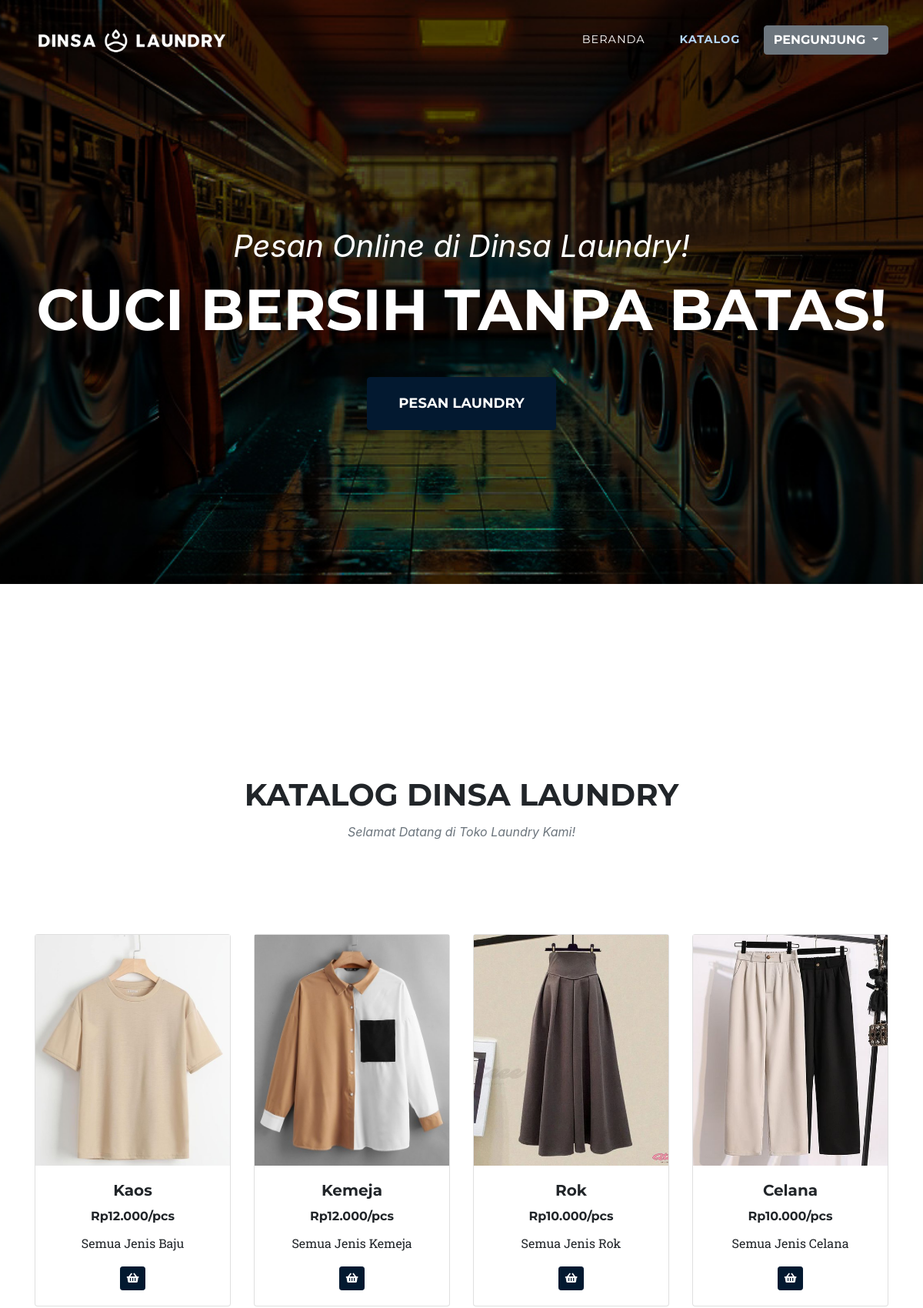
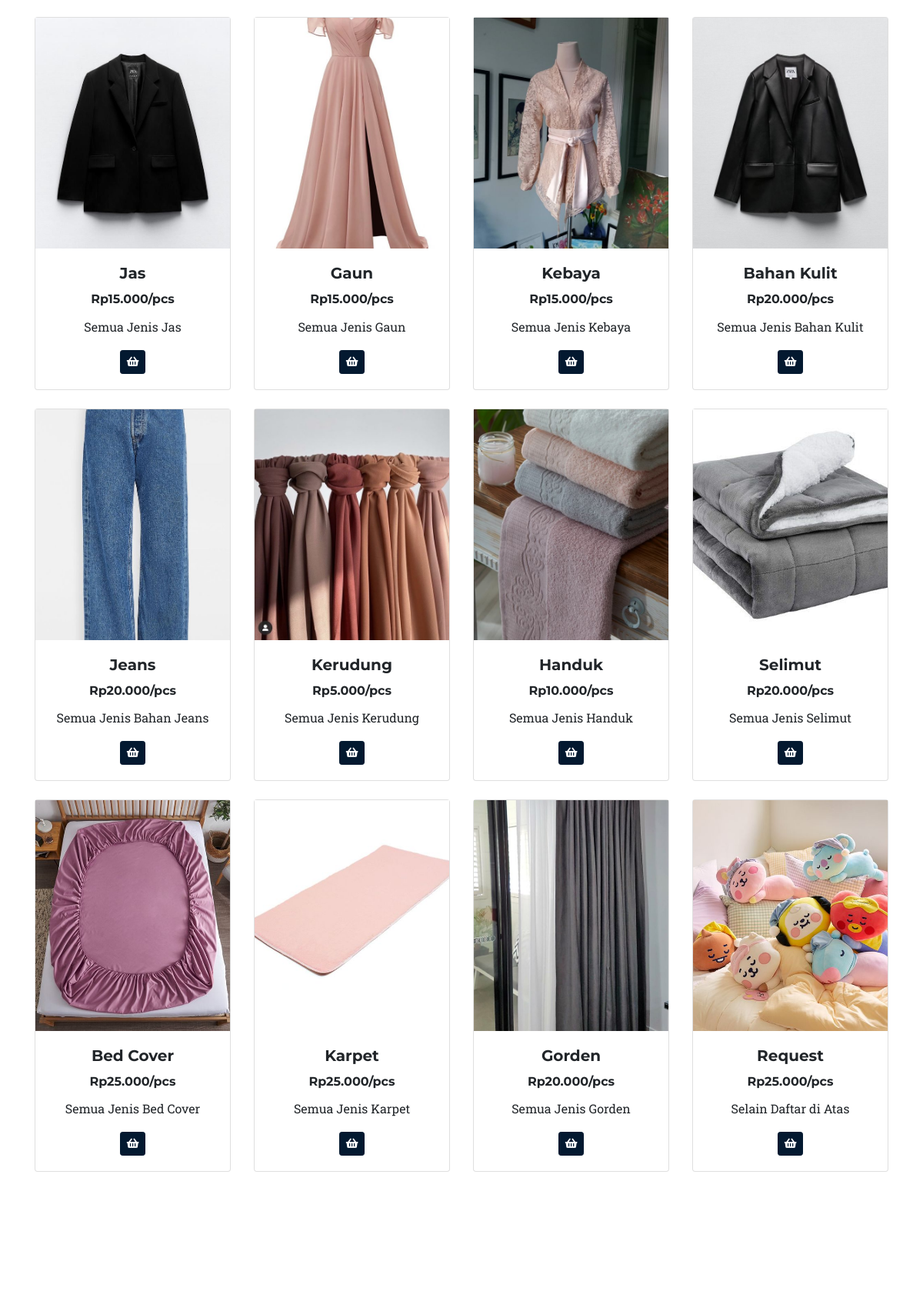
Page /index.php/katalog (upper part) on the committed database (2 pictures, top to bottom).
### tables this page shows
CREATE TABLE `profil_laundry` (
  `id` int(12) NOT NULL,
  `id_admin` int(11) NOT NULL,
  `nama_laundry` varchar(128) NOT NULL,
  `deskripsi` text NOT NULL,
  `alamat` varchar(128) NOT NULL,
  `nomor_telepon` varchar(17) NOT NULL,
  `email` varchar(100) NOT NULL,
  `link_maps` text NOT NULL,
  `gambar` varchar(128) NOT NULL
);

CREATE TABLE `katalog` (
  `kode_katalog` varchar(12) NOT NULL,
  `id_admin` int(11) NOT NULL,
  `detail_katalog` text NOT NULL,
  `jenis_katalog` varchar(50) NOT NULL,
  `gambar` varchar(128) NOT NULL,
  `harga_satuan` int(100) NOT NULL
);

### application/controllers/Katalog.php (called while the page is built, shortened)
<?php
class Katalog extends CI_Controller
{
    public function __construct()
    {
        $this->load->model("M_Katalog");
        $this->load->model("M_Keranjang");
        $this->load->model("M_Home");
        $this->load->model("M_Pelanggan");
    }
    public function getProfilLaundry()
    {
        $getProfil = $this->db->query("SELECT * FROM profil_laundry");
        foreach ($getProfil->result_array() as $profil) {
            $arr['nama_laundry'] = $profil['nama_laundry'];
            $arr['deskripsi'] = $profil['deskripsi'];
            $arr['alamat'] = $profil['alamat'];
            $arr['email'] = $profil['email'];
            $arr['nomor_telepon'] = $profil['nomor_telepon'];
            $arr['link_maps'] = $profil['link_maps'];
        }
        return $arr;
    }
    public function index()
    {
        $data['judul'] = 'Katalog | Dinsa Laundry';
        $data['pelanggan'] = $this->M_Pelanggan->cekData(['email' => $this->session->userdata('email')])->row_array();
        $profil = $this->getProfilLaundry();
        $data['baju'] = $this->M_Katalog->getBaju();
        $data['nama_laundry'] = $profil['nama_laundry'];
        $data['deskripsi'] = $profil['deskripsi'];
        $data['alamat'] = $profil['alamat'];
        $data['email'] = $profil['email'];
        $data['nomor_telepon'] = $profil['nomor_telepon'];
        $data['link_maps'] = $profil['link_maps'];
        if ($this->session->userdata('email')) {
            $pelanggan = $this->M_Pelanggan->cekData(['email' => $this->session->userdata('email')])->row_array();
            $data['pelanggan'] = $pelanggan['nama'];
            $this->load->view('frontend/header', $data);
            $this->load->view('frontend/modal');
            $this->load->view('frontend/katalog/katalog', $data);
            $this->load->view('frontend/footer', $data);
        } else {
            $data['judul'] = 'Katalog | Dinsa Laundry';
            $profil = $this->getProfilLaundry();
            $data['nama_laundry'] = $profil['nama_laundry'];
            $data['deskripsi'] = $profil['deskripsi'];
            $data['alamat'] = $profil['alamat'];
            $data['email'] = $profil['email'];
            $data['nomor_telepon'] = $profil['nomor_telepon'];
            $data['link_maps'] = $profil['link_maps'];
            $data['pelanggan'] = 'pengunjung';
            $this->load->view('frontend/header', $data);
            $this->load->view('frontend/modal');
            $this->load->view('frontend/katalog/katalog', $data);
            $this->load->view('frontend/footer', $data);
        }
    }
}

### index.php (called while the page is built, shortened)
<?php
require_once BASEPATH.'core/CodeIgniter.php';

### application/models/M_Katalog.php (called while the page is built, shortened)
<?php
class M_Katalog extends CI_Model
{
    public function getBaju()
    {
        return $this->db->get('katalog')->result();
    }
}

### application/views/frontend/katalog/katalog.php (the view)
<section class="page-section section">
    <section id="event-list" class="event-list">
        <div class="container">
            <div class="row">
                <div class="col-lg-12 mb-5 text-center">
                    <h2 class="section-heading text-uppercase">Katalog <?= $nama_laundry; ?></h2>
                    <h3 class="section-subheading text-muted">Selamat Datang di Toko Laundry Kami!</h3>
                </div>
            </div>
            <div class="row">
                <?php
                foreach ($baju as $b) { ?>
                    <div class="col-lg-3 col-md-6 col-sm-12 mb-4">
                        <div class="card">
                            <img src="<?= base_url() ?>assets/img/baju/<?= $b->gambar; ?>" style="object-fit:cover; height:300px; width:100%;">
                            <div class="card-body">
                                <center>
                                    <h5 class="card-title"><?= $b->jenis_katalog; ?></h5>
                                    <h6 class="card-title"><?= "Rp" . number_format($b->harga_satuan, 0, '.', '.') . "/pcs"; ?></h6>
                                    <p class="card-text"><?= $b->detail_katalog; ?></p>
                                    <?php echo anchor('keranjang/pesan/' . $b->kode_katalog, '<div class="btn btn-sm btn-primary"><i class="fas fa-shopping-basket"></i></div>') ?>
                                </center>
                            </div>
                        </div>
                    </div>
                <?php } ?>
            </div>
        </div>
    </section>
</section>

### application/views/frontend/header.php (shortened to what this page needs)
<!DOCTYPE html>
<html lang="en">
<head>
    <link href="<?= base_url('assets/frontend/'); ?>vendor/bootstrap/css/bootstrap.min.css" rel="stylesheet">
    <link href="<?= base_url('assets/frontend/'); ?>vendor/fontawesome-free/css/all.min.css" rel="stylesheet" type="text/css">
    <link href="<?= base_url('assets/frontend/'); ?>css/agency.css" rel="stylesheet">
</head>
<body id="page-top">
    <nav class="navbar navbar-expand-lg navbar-dark fixed-top" id="mainNav">
        <div class="container">
            <a class="navbar-brand js-scroll-trigger" href="<?= base_url('home/') ?>"><img src="<?= base_url('assets/img/logo/dinsalogo.png') ?>" width="250px"></a>
            <div class="collapse navbar-collapse" id="navbarResponsive">
                <ul class="navbar-nav text-uppercase ml-auto">
                    <?php if ($judul == 'Dinsa Laundry | Home') : ?>
                        <li class="nav-item active">
                            <a class="nav-link mr-3" href="<?= base_url('home/'); ?>"><b>Beranda</b></a>
                        </li>
                    <?php else : ?>
                        <li class="nav-item">
                            <a class="nav-link mr-3" href="<?= base_url('home/'); ?>">Beranda</a>
                        </li>
                    <?php endif; ?>
                    <?php if ($judul == 'Katalog | Dinsa Laundry') : ?>
                        <li class="nav-item">
                            <a class="nav-link active mr-3" href="<?= base_url('katalog/'); ?>"><b>Katalog</b></a>
                        </li>
                    <?php else : ?>
                        <li class="nav-item">
                            <a class="nav-link mr-3" href="<?= base_url('katalog/'); ?>">Katalog</a>
                        </li>
                    <?php endif; ?>
                    <?php
                    if (!empty($this->session->userdata('email'))) { ?>
                        <?php if ($judul == 'Keranjang Anda | Dinsa Laundry') : ?>
                            <li class="nav-item">
                                <a class="nav-link active mr-3" href="<?= base_url('keranjang/'); ?>"><b><i class="fas fa-shopping-basket"></i> <?= $this->data['notif_keranjang']; ?></b></a>
                            </li>
                        <?php else : ?>
                            <li class="nav-item">
                                <a class="nav-link mr-3" href="<?= base_url('keranjang/'); ?>"><i class="fas fa-shopping-basket"></i> <?= $this->data['notif_keranjang']; ?></a>
                            </li>
                        <?php endif; ?>
                        <?php if ($judul == 'Cek Pemesanan | Dinsa Laundry') : ?>
                            <li class="nav-item">
                                <a class="nav-link active mr-3" href="<?= base_url('cek_pemesanan/'); ?>"><b>Cek Pemesanan</b></a>
                            </li>
                        <?php else : ?>
                            <li class="nav-item">
                                <a class="nav-link mr-3" href="<?= base_url('cek_pemesanan/'); ?>">Cek Pemesanan</a>
                            </li>
                        <?php endif; ?>
                        <?php if ($judul == 'Kritik & Saran | Dinsa Laundry') : ?>
                            <li class="nav-item">
                                <a class="nav-link active mr-3" href="<?= base_url('krisar/tambah/'); ?>"><b>Kritik & Saran</b></a>
                            </li>
                        <?php else : ?>
                            <li class="nav-item">
                                <a class="nav-link mr-3" href="<?= base_url('krisar/tambah/'); ?>">Kritik & Saran</a>
                            </li>
                        <?php endif; ?>
                        <li class="nav-item dropdown">
                            <a class="btn btn-secondary dropdown-toggle mt-2" href="#" id="navbarDropdownMenuLink" role="button" data-toggle="dropdown" aria-haspopup="true" aria-expanded="false">
                                <?= $pelanggan; ?>
                            </a>
                            <div class="dropdown-menu" aria-labelledby="navbarDropdownMenuLink">
                                <a class="dropdown-item" href="<?= base_url('member/myProfil'); ?>">Profil Saya</a>
                                <a class="dropdown-item" href="<?= base_url('member/logout'); ?>" data-toggle="modal" data-target="#logoutModal">Keluar</a>
                            </div>
                        </li>
                    <?php } else { ?>
                        <li class="nav-item dropdown">
                            <a class="btn btn-secondary dropdown-toggle mt-2" href="#" id="navbarDropdownMenuLink" role="button" data-toggle="dropdown" aria-haspopup="true" aria-expanded="false"> Pengunjung
                            </a>
                        </li>
                    <?php } ?>
                </ul>
            </div>
        </div>
    </nav>
    <header class="masthead">
        <div class="container">
            <div class="intro-text">
                <div class="intro-lead-in">Pesan Online di Dinsa Laundry!</div>
                <div class="intro-heading text-uppercase">Cuci Bersih Tanpa Batas!</div>
                <a class="btn btn-primary btn-xl text-uppercase js-scroll-trigger" href="<?= base_url('katalog/'); ?>">Pesan
                    Laundry</a>
            </div>
        </div>
    </header>

### application/views/frontend/footer.php (shortened to what this page needs)
<!DOCTYPE html>
<html lang="en">
<head>
</head>
<body>
</body>
</html>

### assets/frontend/css/agency.css (style rules this page uses)
body { overflow-x: hidden; font-family: 'Roboto Slab', -apple-system, BlinkMacSystemFont, 'Segoe UI', Roboto, 'Helvetica Neue', Arial, sans-serif, 'Apple Color Emoji', 'Segoe UI Emoji', 'Segoe UI Symbol', 'Noto Color Emoji'; }
p { line-height: 1.75; }
a { color: black; }
h1, h2, h3, h4, h5, h6 { font-weight: 700; font-family: 'Montserrat', -apple-system, BlinkMacSystemFont, 'Segoe UI', Roboto, 'Helvetica Neue', Arial, sans-serif, 'Apple Color Emoji', 'Segoe UI Emoji', 'Segoe UI Symbol', 'Noto Color Emoji'; }
.page-section { padding: 100px 0; }
.page-section h2.section-heading { font-size: 40px; margin-top: 0; margin-bottom: 15px; }
.page-section h3.section-subheading { font-size: 16px; font-weight: 400; font-style: italic; margin-bottom: 75px; text-transform: none; font-family: 'Droid Serif', -apple-system, BlinkMacSystemFont, 'Segoe UI', Roboto, 'Helvetica Neue', Arial, sans-serif, 'Apple Color Emoji', 'Segoe UI Emoji', 'Segoe UI Symbol', 'Noto Color Emoji'; }
@media (min-width: 768px) { section { padding: 150px 0; } }
.btn { font-family: 'Montserrat', -apple-system, BlinkMacSystemFont, 'Segoe UI', Roboto, 'Helvetica Neue', Arial, sans-serif, 'Apple Color Emoji', 'Segoe UI Emoji', 'Segoe UI Symbol', 'Noto Color Emoji'; font-weight: 700; }
.btn-xl { font-size: 18px; padding: 20px 40px; }
.btn-primary { background-color: #031930; border-color: #031930;; }
#mainNav { background-color: #212529; }
#mainNav .navbar-brand { color: #B3D6F9; font-family: 'Kaushan Script', -apple-system, BlinkMacSystemFont, 'Segoe UI', Roboto, 'Helvetica Neue', Arial, sans-serif, 'Apple Color Emoji', 'Segoe UI Emoji', 'Segoe UI Symbol', 'Noto Color Emoji'; }
#mainNav .navbar-nav .nav-item .nav-link { font-size: 90%; font-weight: 400; padding: 0.75em 0; letter-spacing: 1px; color: white; font-family: 'Montserrat', -apple-system, BlinkMacSystemFont, 'Segoe UI', Roboto, 'Helvetica Neue', Arial, sans-serif, 'Apple Color Emoji', 'Segoe UI Emoji', 'Segoe UI Symbol', 'Noto Color Emoji'; }
#mainNav .navbar-nav .nav-item .nav-link.active, #mainNav .navbar-nav .nav-item .nav-link:hover { color: #B3D6F9;; }
@media (min-width: 992px) { #mainNav { padding-top: 25px; padding-bottom: 25px; transition: padding-top 0.3s, padding-bottom 0.3s; border: none; background-color: transparent; } }
@media (min-width: 992px) { #mainNav .navbar-brand { font-size: 1.75em; transition: all 0.3s; } }
@media (min-width: 992px) { #mainNav .navbar-nav .nav-item .nav-link { padding: 1.1em 1em !important; } }
header.masthead { text-align: center; color: white; background-image: url("../img/banner-bg7.jpg"); background-repeat: no-repeat; background-attachment: scroll; background-position: center center; background-size: cover; }
header.masthead .intro-text { padding-top: 150px; padding-bottom: 100px; }
header.masthead .intro-text .intro-lead-in { font-size: 22px; font-style: italic; line-height: 22px; margin-bottom: 25px; font-family: 'Droid Serif', -apple-system, BlinkMacSystemFont, 'Segoe UI', Roboto, 'Helvetica Neue', Arial, sans-serif, 'Apple Color Emoji', 'Segoe UI Emoji', 'Segoe UI Symbol', 'Noto Color Emoji'; }
header.masthead .intro-text .intro-heading { font-size: 50px; font-weight: 700; line-height: 50px; margin-bottom: 25px; font-family: 'Montserrat', -apple-system, BlinkMacSystemFont, 'Segoe UI', Roboto, 'Helvetica Neue', Arial, sans-serif, 'Apple Color Emoji', 'Segoe UI Emoji', 'Segoe UI Symbol', 'Noto Color Emoji'; }
@media (min-width: 768px) { header.masthead .intro-text { padding-top: 300px; padding-bottom: 200px; } }
@media (min-width: 768px) { header.masthead .intro-text .intro-lead-in { font-size: 40px; font-style: italic; line-height: 40px; margin-bottom: 25px; font-family: 'Droid Serif', -apple-system, BlinkMacSystemFont, 'Segoe UI', Roboto, 'Helvetica Neue', Arial, sans-serif, 'Apple Color Emoji', 'Segoe UI Emoji', 'Segoe UI Symbol', 'Noto Color Emoji'; } }
@media (min-width: 768px) { header.masthead .intro-text .intro-heading { font-size: 75px; font-weight: 700; line-height: 75px; margin-bottom: 50px; font-family: 'Montserrat', -apple-system, BlinkMacSystemFont, 'Segoe UI', Roboto, 'Helvetica Neue', Arial, sans-serif, 'Apple Color Emoji', 'Segoe UI Emoji', 'Segoe UI Symbol', 'Noto Color Emoji'; } }

### rows in the picture
profil_laundry: nama_laundry "DINSA LAUNDRY"
katalog: gambar (picture), jenis_katalog "Kaos", harga_satuan "12.000", detail_katalog "Semua Jenis Baju"
katalog: gambar (picture), jenis_katalog "Kemeja", harga_satuan "12.000", detail_katalog "Semua Jenis Kemeja"
katalog: gambar (picture), jenis_katalog "Rok", harga_satuan "10.000", detail_katalog "Semua Jenis Rok"
katalog: gambar (picture), jenis_katalog "Celana", harga_satuan "10.000", detail_katalog "Semua Jenis Celana"
katalog: gambar (picture), jenis_katalog "Jas", harga_satuan "15.000", detail_katalog "Semua Jenis Jas"
katalog: gambar (picture), jenis_katalog "Gaun", harga_satuan "15.000", detail_katalog "Semua Jenis Gaun"
katalog: gambar (picture), jenis_katalog "Kebaya", harga_satuan "15.000", detail_katalog "Semua Jenis Kebaya"
katalog: gambar (picture), jenis_katalog "Bahan Kulit", harga_satuan "20.000", detail_katalog "Semua Jenis Bahan Kulit"
katalog: gambar (picture), jenis_katalog "Jeans", harga_satuan "20.000", detail_katalog "Semua Jenis Bahan Jeans"
katalog: gambar (picture), jenis_katalog "Kerudung", harga_satuan "5.000", detail_katalog "Semua Jenis Kerudung"
katalog: gambar (picture), jenis_katalog "Handuk", harga_satuan "10.000", detail_katalog "Semua Jenis Handuk"
katalog: gambar (picture), jenis_katalog "Selimut", harga_satuan "20.000", detail_katalog "Semua Jenis Selimut"
katalog: gambar (picture), jenis_katalog "Bed Cover", harga_satuan "25.000", detail_katalog "Semua Jenis Bed Cover"
katalog: gambar (picture), jenis_katalog "Karpet", harga_satuan "25.000", detail_katalog "Semua Jenis Karpet"
katalog: gambar (picture), jenis_katalog "Gorden", harga_satuan "20.000", detail_katalog "Semua Jenis Gorden"
katalog: gambar (picture), jenis_katalog "Request", harga_satuan "25.000", detail_katalog "Selain Daftar di Atas"
